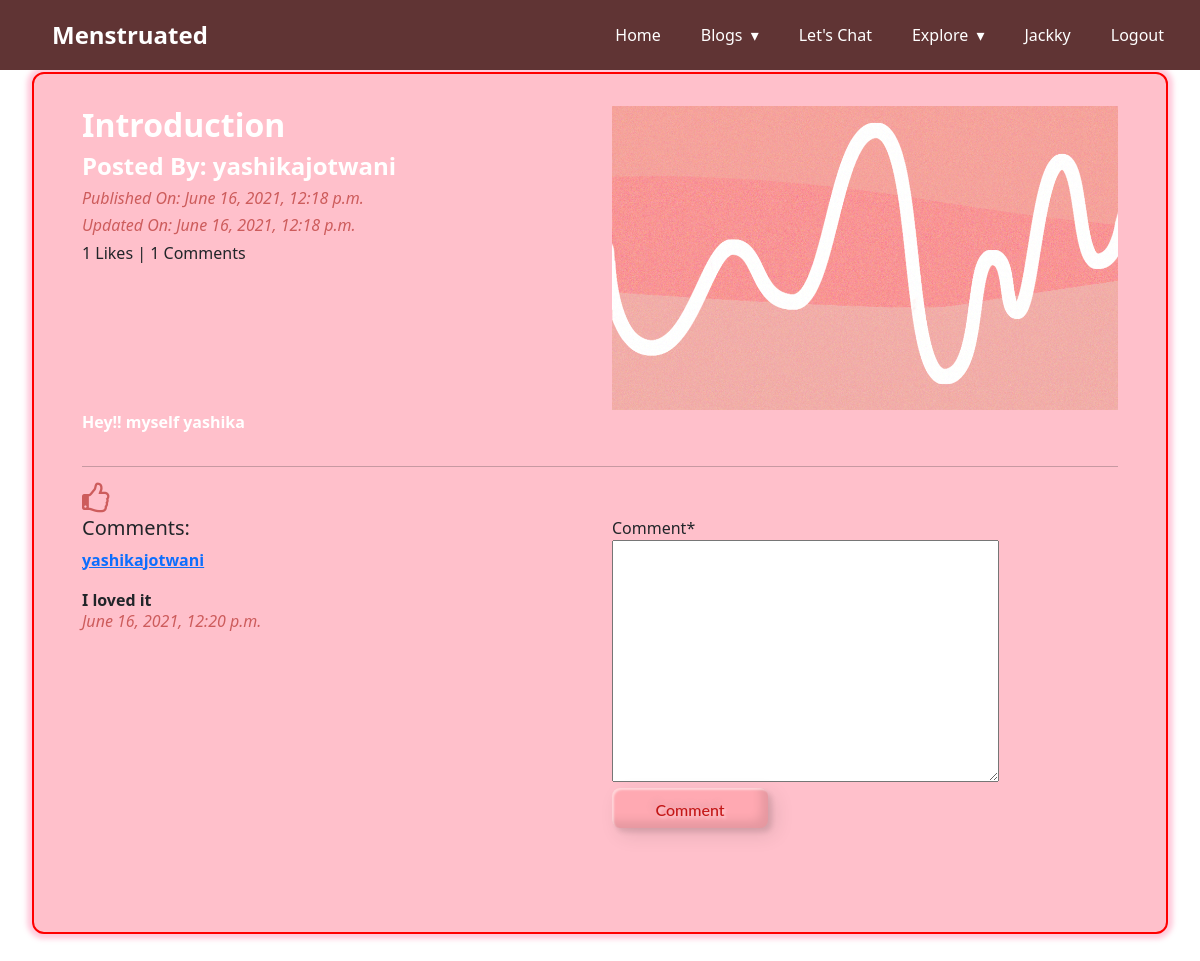
Page /blog/details/Introduction-64f2bc08-805b-4c10-9071-07c76e926e75 (signed in) on the committed database.
### App_Blog/models.py (models this page shows, shortened)
class Blog(models.Model):
    author = models.ForeignKey(User, on_delete=models.CASCADE,related_name='post_author')
    blog_title = models.CharField(max_length=264, verbose_name="Put a Title")
    slug = models.SlugField(max_length=264, unique=True)
    blog_content = models.TextField(verbose_name="What is on your mind?")
    blog_image = models.ImageField(upload_to='blog_images', verbose_name="Blog Image")
    public_date = models.DateTimeField(auto_now_add = True)
    update_date = models.DateTimeField(auto_now=True)
    class Meta:
        ordering =['-public_date']

class Comment(models.Model):
    blog = models.ForeignKey(Blog,on_delete=models.CASCADE,related_name='blog_comment')
    user = models.ForeignKey(User, on_delete=models.CASCADE,related_name='user_comment')
    comment =models.TextField()
    comment_date = models.DateTimeField(auto_now_add=True)
    class Meta:
        ordering =['-comment_date']

### App_Blog/views.py (the view, shortened to what this page needs)
# urls.py: path('details/<slug:slug>',views.blog_details,name='blog_details'),
def blog_details(request,slug):
     blog = Blog.objects.get(slug=slug)
     comment_form = CommentForm()
     already_liked = Likes.objects.filter(blog=blog,user=request.user)
     if already_liked:
          liked=True
     else:
          liked=False
     return render(request,'App_Blog/blog_details.html', context={'blog':blog,'comment_form':comment_form,'liked':liked})

### App_Blog/forms.py
class CommentForm(forms.ModelForm):
    class Meta:
         model = Comment
         fields =('comment',)

### templates/App_Blog/blog_details.html (shortened to what this page needs)
{% extends 'Base.html' %}
{%  load crispy_forms_tags %}
{% block body_block %}
<div class="blogmore">
  <div class="row">
    <div class="col-sm-6">
    <h2>{{blog.blog_title}}</h2>
    <h4>Posted By: {{blog.author}}</h4>
    <i> <h6> Published On: {{blog.public_date}} </h6></i>
    <i> <h6> Updated On: {{blog.update_date}} </h6></i>
    <h6>{{ blog.liked_blog.count }} Likes | {{ blog.blog_comment.count }} Comments</h6>
    </div>
    <div class="col-sm-6">
    <img src="/media/{{blog.blog_image}}" width="100%">
    </div>
    {{blog.blog_content | linebreaks }}
    </div>
    <hr>
    {%  if not liked %}
    <a href="{%  url 'App_Blog:liked_post' pk=blog.pk %}">
    <i class="fa fa-thumbs-o-up fa-2x"></i>
    </a>
    {% else %}
    <a href="{%  url 'App_Blog:unliked_post' pk=blog.pk %}">
    <i class="fa fa-thumbs-o-down fa-2x"></i>
    </a>
    {% endif %}
    <div class="row">
    <div class="col-sm-6">
    <h5>Comments:</h5>
    {% for comment in blog.blog_comment.all %}
    <p> <a href="#">{{ comment.user }}</a> </p>
       <b>{{ comment.comment}} </b> <br>
     <h6> <i>{{comment.comment_date}}</i> </h6>
    {% endfor %}
    </div>
    <div class="col-sm-6">
        <form method="post">
          {{ comment_form | crispy   }}
          <button type="submit" class="custom-btn btn-2">Comment</button>
        </form>
    </div>
    </div>
    <br><br><br>
</div>
{% endblock %}

### templates/Base.html (shortened to what this page needs)
<!DOCTYPE html>
{% load static %}
<html lang="en">
<head>
    <link href="https://cdn.jsdelivr.net/npm/bootstrap@5.0.1/dist/css/bootstrap.min.css" rel="stylesheet"
>
    <link rel="stylesheet" type="" href="https://maxcdn.bootstrapcdn.com/font-awesome/4.6.3/css/font-awesome.min.css">
    <link href="{% static 'css/base.css' %}" rel="stylesheet" />
</head>
<body>
    <section class="nav-bar">
        <div class="nav-container">
            <div class="logo" style=" color: white;
            font-weight: 700;
            font-size: 1.5rem;
            text-decoration: none;
            ">
                <a href="" style="display: flex;
                align-items: center;
                color: white;
                 text-decoration: none;"><img style="width: 20px;margin-right: 1rem;" src="https://www.pngkey.com/png/full/72-724918_vector-drip-clip-art-blood-drop-clipart-png.png"alt="">Menstruated </a>
            </div>
            <nav>
                <ul class="nav-list">
                    <li>
                        <a href="{% url 'index' %}">Home</a>
                    </li>
                    {% if user.is_authenticated %}
                    <li>
                        <a href="#">Blogs</a>
                    </li>
                    <li>
                        <a href="https://letsuschat.herokuapp.com/">Let's Chat</a>
                    </li>
                    <li>
                        <a href="#!">Explore</a>
                    </li>
                    <li>
                        <a href="{% url 'App_Login:profile' %}">{{ user.username }}</a>
                    </li>
                    <li>
                        <a href="{% url 'App_Login:logout' %}">Logout</a>
                    </li>
                    {% endif %}
                </ul>
            </nav>
        </div>
    </section>
    <div class="containermain">
        <div class="main">
            {% block body_block %}
            {% endblock %}
        </div>
    </div>
</body>
</html>

### static/css/base.css (style rules this page uses)
* { margin: 0; padding: 0; box-sizing: border-box; }
html { scroll-behavior: smooth; }
body { font-family: 'Segoe UI', Tahoma, Geneva, Verdana, sans-serif; }
.custom-btn { width: 156px; height: 40px; color: #fff; border-radius: 8px; padding: 10px 25px; font-family: 'Lato', sans-serif; font-weight: 500; font-size: 16px; background: transparent; cursor: pointer; transition: all 0.3s ease; position: relative; display: inline-block; box-shadow: inset 2px 2px 2px 0px rgba(255,255,255,.5), inset -7px -7px 10px 0px rgba(0,0,0,.1),7px 7px 20px 0px rgba(0,0,0,.1), 4px 4px 5px 0px rgba(0,0,0,.1); text-shadow: 2px 2px 3px rgba(255,255,255,.5), -4px -4px 6px rgba(116, 125, 136, .2); outline: none; }
.btn-2 { background-color: #ffa9b2; color: #c41717; border: none; }
.btn-2:before { height: 0%; width: 2px; }
.main { padding-top: 2.5rem; }
.blogmore { margin: 2rem; background: pink; padding: 2rem 3rem; border: 2px solid red; border-radius: 12px; box-shadow: 0 0 5px 5px rgb(255 112 158 / 36%); }
.blogmore h2,h4,p { color: white; font-weight: bold; }
.blogmore i { color: indianred; }
body { margin: 0; padding: 0; }
.nav-bar { height: 70px; background: #262626; z-index: 100000; position: fixed; width: 100%; }
.nav-container { height: 70px; background: #783b3bb8; z-index: 100000; position: fixed; width: 100%; display: flex; align-items: center; justify-content: space-between; padding: 0 1rem; }
nav { float: right; }
nav ul { list-style: none; margin: 0; padding: 0; }
nav ul li { float: left; position: relative; }
nav ul li a, nav ul li a:visited { display: block; padding: 0 20px; line-height: 70px; color: #ffffff; transition: 0.3s ease; text-decoration: none; }
nav ul li a:not(:only-child):after, nav ul li a:visited:not(:only-child):after { padding-left: 4px; content: ' ▾'; }
@media screen and (min-width: 799px) { .nav-list { display: block !important; } }

### rows in the picture
Blog: blog_title "Introduction", author "yashikajotwani", public_date "June 16, 2021, 12:18 p.m.", update_date "June 16, 2021, 12:18 p.m.", liked_blog.count "1", blog_comment.count "1", blog_image (picture), blog_content "Hey!! myself yashika"
Comment: user "yashikajotwani", comment "I loved it", comment_date "June 16, 2021, 12:20 p.m."

### other values in the picture
{{ user.username }} "Jackky"
